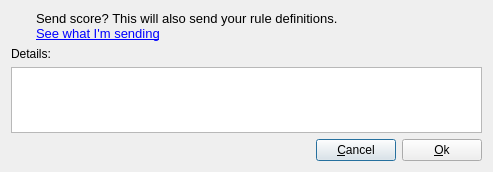
<?xml version="1.0" encoding="UTF-8"?>
<ui version="4.0">
 <class>DetailsDialog</class>
 <widget class="QDialog" name="DetailsDialog">
  <property name="geometry">
   <rect>
    <x>0</x>
    <y>0</y>
    <width>493</width>
    <height>172</height>
   </rect>
  </property>
  <property name="sizePolicy">
   <sizepolicy hsizetype="Expanding" vsizetype="Expanding">
    <horstretch>0</horstretch>
    <verstretch>0</verstretch>
   </sizepolicy>
  </property>
  <property name="windowTitle">
   <string/>
  </property>
  <property name="modal">
   <bool>true</bool>
  </property>
  <layout class="QGridLayout" name="gridLayout">
   <item row="0" column="2">
    <widget class="QLabel" name="label">
     <property name="sizePolicy">
      <sizepolicy hsizetype="Expanding" vsizetype="Preferred">
       <horstretch>0</horstretch>
       <verstretch>0</verstretch>
      </sizepolicy>
     </property>
     <property name="text">
      <string notr="true">&lt;!DOCTYPE HTML PUBLIC &quot;-//W3C//DTD HTML 4.0//EN&quot; &quot;http://www.w3.org/TR/REC-html40/strict.dtd&quot;&gt;
&lt;html&gt;&lt;head&gt;&lt;meta name=&quot;qrichtext&quot; content=&quot;1&quot; /&gt;&lt;style type=&quot;text/css&quot;&gt;
p, li { white-space: pre-wrap; }
&lt;/style&gt;&lt;/head&gt;&lt;body style=&quot; font-family:'Cantarell'; font-size:10pt; font-weight:400; font-style:normal;&quot;&gt;
&lt;p style=&quot; margin-top:0px; margin-bottom:0px; margin-left:0px; margin-right:0px; -qt-block-indent:0; text-indent:0px;&quot;&gt;Send score? This will also send your rule definitions.&lt;/p&gt;
&lt;p style=&quot; margin-top:0px; margin-bottom:0px; margin-left:0px; margin-right:0px; -qt-block-indent:0; text-indent:0px;&quot;&gt;&lt;a href=&quot;see_details&quot;&gt;&lt;span style=&quot; text-decoration: underline; color:#0000ff;&quot;&gt;See what I'm sending&lt;/span&gt;&lt;/a&gt;&lt;/p&gt;&lt;/body&gt;&lt;/html&gt;</string>
     </property>
     <property name="wordWrap">
      <bool>true</bool>
     </property>
    </widget>
   </item>
   <item row="2" column="0" colspan="3">
    <widget class="QPlainTextEdit" name="detailsText">
     <property name="minimumSize">
      <size>
       <width>0</width>
       <height>1</height>
      </size>
     </property>
     <property name="baseSize">
      <size>
       <width>0</width>
       <height>0</height>
      </size>
     </property>
     <property name="tabChangesFocus">
      <bool>true</bool>
     </property>
     <property name="undoRedoEnabled">
      <bool>false</bool>
     </property>
     <property name="readOnly">
      <bool>true</bool>
     </property>
     <property name="plainText">
      <string notr="true"/>
     </property>
    </widget>
   </item>
   <item row="3" column="0" colspan="3">
    <layout class="QHBoxLayout" name="horizontalLayout">
     <item>
      <spacer name="horizontalSpacer">
       <property name="orientation">
        <enum>Qt::Horizontal</enum>
       </property>
       <property name="sizeHint" stdset="0">
        <size>
         <width>40</width>
         <height>20</height>
        </size>
       </property>
      </spacer>
     </item>
     <item>
      <widget class="QPushButton" name="rejectButton">
       <property name="text">
        <string>&amp;Cancel</string>
       </property>
      </widget>
     </item>
     <item>
      <widget class="QPushButton" name="acceptButton">
       <property name="text">
        <string>&amp;Ok</string>
       </property>
      </widget>
     </item>
    </layout>
   </item>
   <item row="0" column="0">
    <widget class="QLabel" name="icon">
     <property name="sizePolicy">
      <sizepolicy hsizetype="Preferred" vsizetype="Preferred">
       <horstretch>0</horstretch>
       <verstretch>0</verstretch>
      </sizepolicy>
     </property>
     <property name="text">
      <string notr="true"/>
     </property>
    </widget>
   </item>
   <item row="0" column="1">
    <spacer name="iconSpacer">
     <property name="orientation">
      <enum>Qt::Horizontal</enum>
     </property>
     <property name="sizeType">
      <enum>QSizePolicy::Fixed</enum>
     </property>
     <property name="sizeHint" stdset="0">
      <size>
       <width>6</width>
       <height>20</height>
      </size>
     </property>
    </spacer>
   </item>
   <item row="1" column="0" colspan="3">
    <widget class="QLabel" name="detailsLabel">
     <property name="text">
      <string>Details:</string>
     </property>
    </widget>
   </item>
  </layout>
 </widget>
 <resources/>
 <connections/>
</ui>
